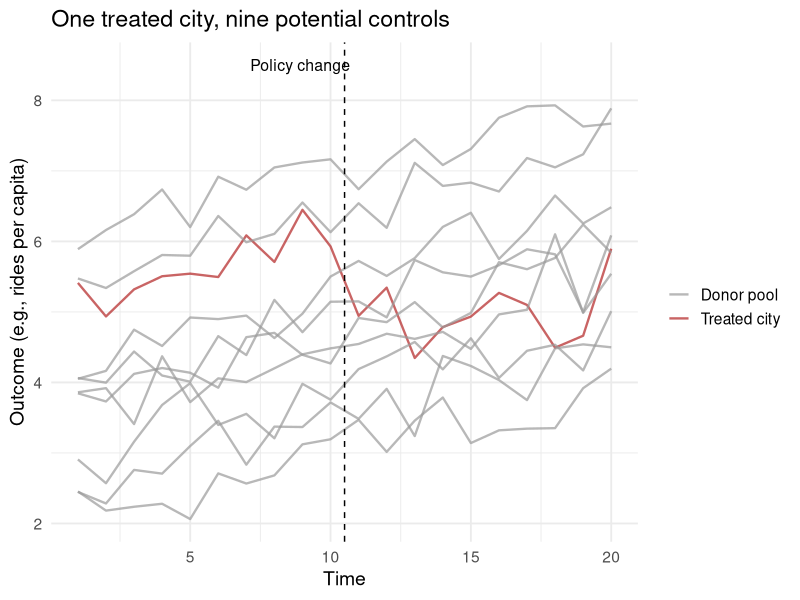
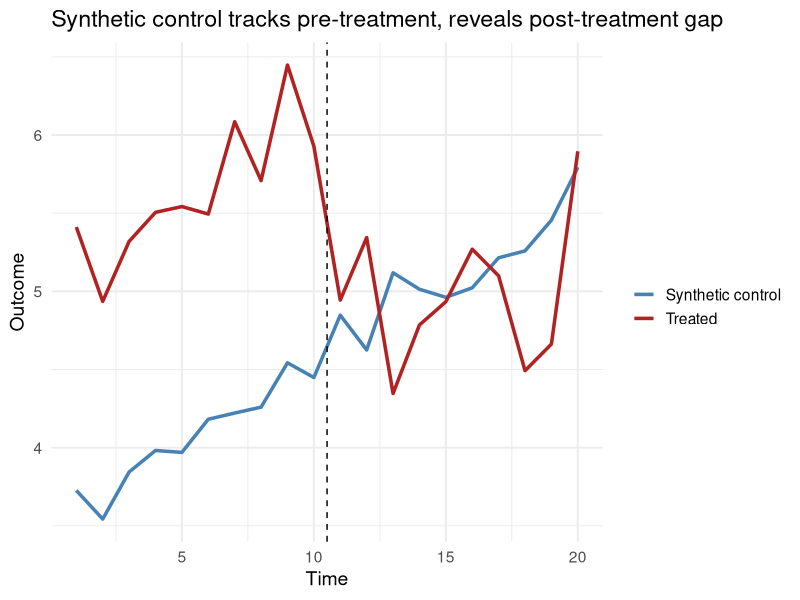
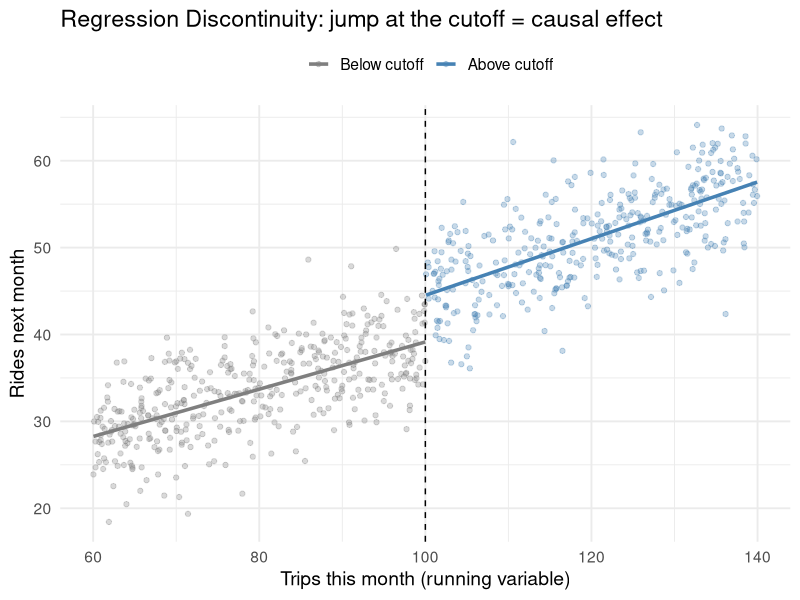
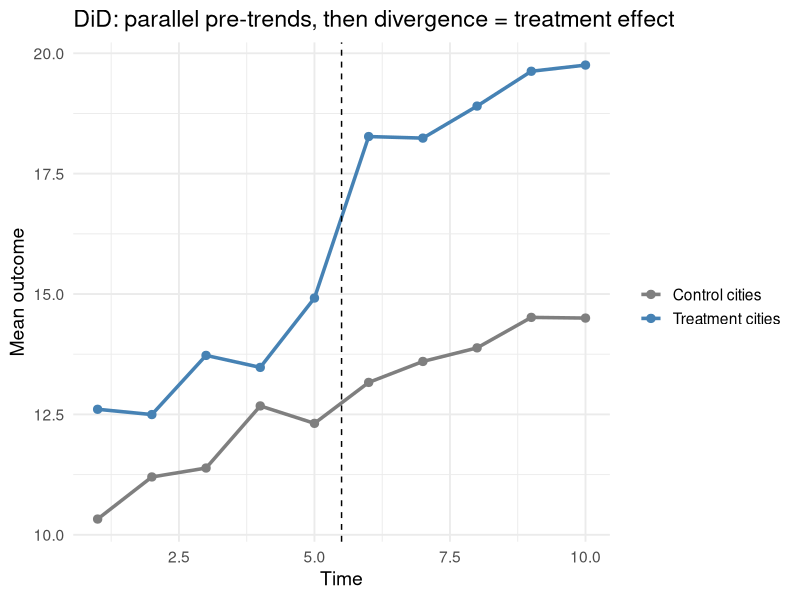
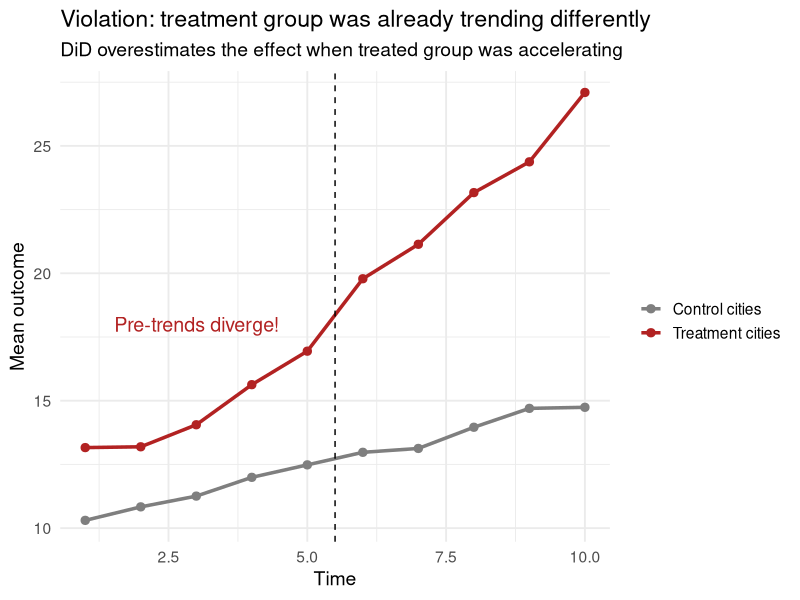
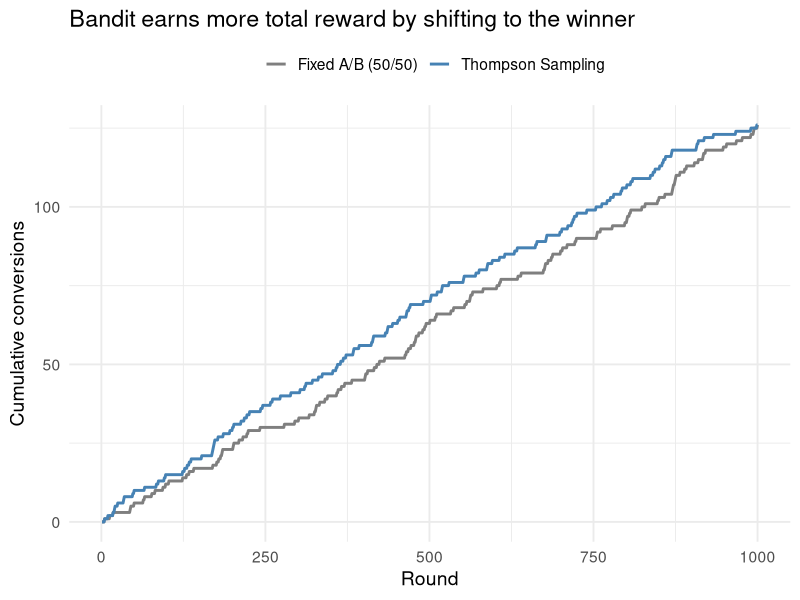
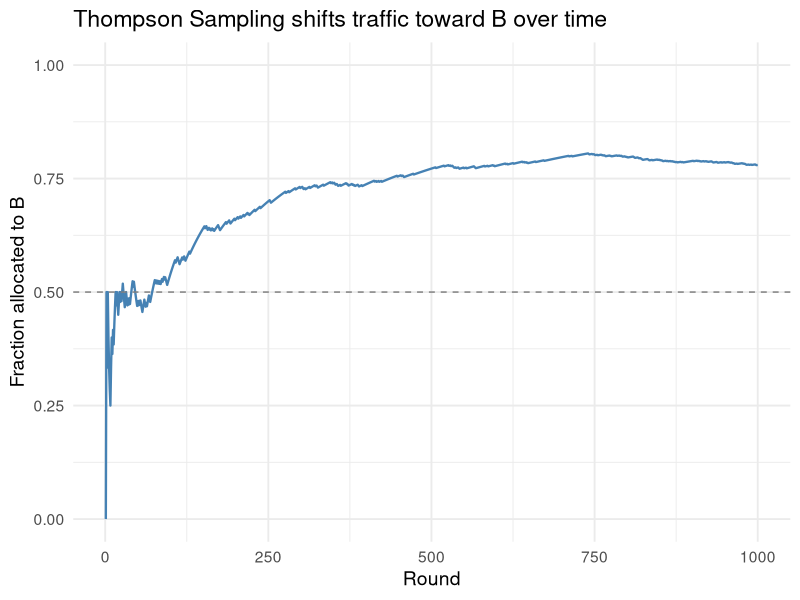
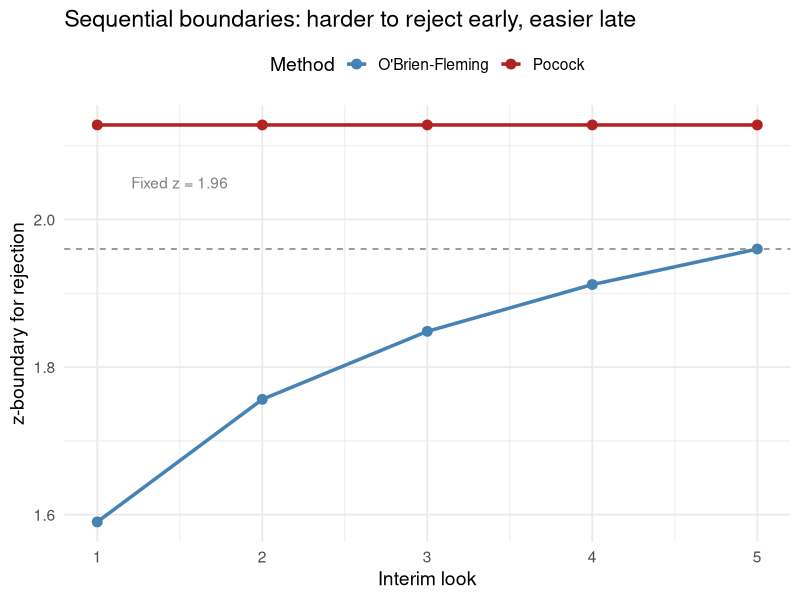

These charts were generated, in order, by the following R code:
## ---- chunk 1
knitr::opts_chunk$set(
  echo = TRUE, fig.align = "center",
  fig.width = 10, fig.height = 4.2, dpi = 150,
  message = FALSE, warning = FALSE
)
library(tidyverse)
theme_set(theme_minimal(base_size = 14))
set.seed(42)
## ---- chunk 2
# Simulate 10 cities, 20 time periods, treatment at t=11 for city 1
n_cities <- 10
n_time <- 20
treat_time <- 11

city_fe <- c(5, 3, 4, 6, 2, 3.5, 4.5, 5.5, 2.5, 3.8)
time_trend <- seq(0, 2, length.out = n_time)
synth_df <- expand_grid(city = 1:n_cities, time = 1:n_time) |>
  mutate(
    y_base = city_fe[city] + time_trend[time] + rnorm(n(), 0, 0.3),
    treated = (city == 1 & time >= treat_time),
    effect = if_else(treated, -1.5, 0),
    y = y_base + effect,
    city_label = if_else(city == 1, "Treated city", "Donor pool"),
    city_f = factor(city)
  )

ggplot(synth_df, aes(time, y, group = city_f, color = city_label)) +
  geom_line(alpha = 0.7, linewidth = 0.8) +
  geom_vline(xintercept = treat_time - 0.5, linetype = "dashed") +
  annotate("text", x = treat_time - 0.3, y = 8.5, label = "Policy change",
           hjust = 1, size = 4) +
  scale_color_manual(values = c("grey60", "firebrick")) +
  labs(title = "One treated city, nine potential controls",
       x = "Time", y = "Outcome (e.g., rides per capita)", color = "")
## ---- chunk 3
# Simple synthetic control via pre-treatment OLS
pre_data <- synth_df |> filter(time < treat_time)
pre_wide <- pre_data |>
  select(city, time, y) |>
  pivot_wider(names_from = city, values_from = y)

# Target: city 1. Donors: cities 2-10. Constrained regression (simplified)
y_target <- pre_wide$`1`
X_donors <- as.matrix(pre_wide[, 3:11])

# Non-negative least squares (simple projection + clamp)
raw_w <- coef(lm(y_target ~ X_donors - 1))
raw_w[is.na(raw_w) | raw_w < 0] <- 0
weights <- raw_w / sum(raw_w)

donor_names <- paste0("City ", 2:10)
keep <- weights > 0.01
w_df <- tibble(City = donor_names[keep],
               Weight = round(weights[keep], 3))
knitr::kable(w_df, caption = "Synthetic control weights (cities with w > 0.01)")
## ---- chunk 4
# Construct synthetic control outcome
post_wide <- synth_df |>
  select(city, time, y) |>
  pivot_wider(names_from = city, values_from = y)

synth_y <- as.matrix(post_wide[, 3:11]) %*% weights

sc_plot_df <- tibble(
  time = 1:n_time,
  Treated = post_wide$`1`,
  `Synthetic control` = as.numeric(synth_y)
) |> pivot_longer(-time, names_to = "Series", values_to = "y")

ggplot(sc_plot_df, aes(time, y, color = Series)) +
  geom_line(linewidth = 1.2) +
  geom_vline(xintercept = treat_time - 0.5, linetype = "dashed") +
  scale_color_manual(values = c("steelblue", "firebrick")) +
  labs(title = "Synthetic control tracks pre-treatment, reveals post-treatment gap",
       x = "Time", y = "Outcome", color = "")
## ---- chunk 5
n_rd <- 800
rd_df <- tibble(
  trips = runif(n_rd, 60, 140),
  above = trips >= 100,
  # True effect = 5 more rides next month for those above cutoff
  y = 40 + 0.3 * (trips - 100) + 5 * above + rnorm(n_rd, 0, 4)
)

ggplot(rd_df, aes(trips, y, color = above)) +
  geom_point(alpha = 0.3, size = 1.5) +
  geom_smooth(method = "lm", se = FALSE, linewidth = 1.2) +
  geom_vline(xintercept = 100, linetype = "dashed") +
  scale_color_manual(values = c("grey50", "steelblue"),
                     labels = c("Below cutoff", "Above cutoff")) +
  labs(title = "Regression Discontinuity: jump at the cutoff = causal effect",
       x = "Trips this month (running variable)",
       y = "Rides next month", color = "") +
  theme(legend.position = "top")
## ---- chunk 6
n_cities_did <- 20
n_time_did <- 10
treat_time_did <- 5

did_df <- expand_grid(city = 1:n_cities_did, time = 1:n_time_did) |>
  mutate(
    treated_group = city <= 10,
    post = time > treat_time_did,
    city_fe = if_else(treated_group, 2, 0),
    # Parallel trends hold
    y = 10 + city_fe + 0.5 * time + 3 * (treated_group & post) + rnorm(n(), 0, 1),
    Group = if_else(treated_group, "Treatment cities", "Control cities")
  )

did_means <- did_df |>
  group_by(Group, time) |>
  summarise(y = mean(y), .groups = "drop")

ggplot(did_means, aes(time, y, color = Group)) +
  geom_line(linewidth = 1.2) +
  geom_point(size = 2.5) +
  geom_vline(xintercept = treat_time_did + 0.5, linetype = "dashed") +
  scale_color_manual(values = c("grey50", "steelblue")) +
  labs(title = "DiD: parallel pre-trends, then divergence = treatment effect",
       x = "Time", y = "Mean outcome", color = "")
## ---- chunk 7
did_bad <- expand_grid(city = 1:n_cities_did, time = 1:n_time_did) |>
  mutate(
    treated_group = city <= 10,
    post = time > treat_time_did,
    city_fe = if_else(treated_group, 2, 0),
    # Non-parallel trends: treatment group was already accelerating
    trend = if_else(treated_group, 0.5 + 0.08 * time, 0.5),
    y = 10 + city_fe + trend * time + 1.5 * (treated_group & post) +
      rnorm(n(), 0, 1),
    Group = if_else(treated_group, "Treatment cities", "Control cities")
  )

did_bad_means <- did_bad |>
  group_by(Group, time) |>
  summarise(y = mean(y), .groups = "drop")

ggplot(did_bad_means, aes(time, y, color = Group)) +
  geom_line(linewidth = 1.2) +
  geom_point(size = 2.5) +
  geom_vline(xintercept = treat_time_did + 0.5, linetype = "dashed") +
  scale_color_manual(values = c("grey50", "firebrick")) +
  annotate("text", x = 3, y = 18, label = "Pre-trends diverge!",
           color = "firebrick", size = 5) +
  labs(title = "Violation: treatment group was already trending differently",
       subtitle = "DiD overestimates the effect when treated group was accelerating",
       x = "Time", y = "Mean outcome", color = "")
## ---- chunk 8
# Thompson Sampling bandit vs fixed A/B
n_rounds <- 1000
true_p <- c(A = 0.10, B = 0.13)  # B is better

# Fixed A/B
set.seed(42)
fixed_choices <- rep(c("A", "B"), each = n_rounds / 2) |> sample()
fixed_rewards <- rbinom(n_rounds, 1, true_p[fixed_choices])
fixed_cumrew <- cumsum(fixed_rewards)

# Thompson Sampling
ts_alpha <- c(A = 1, B = 1)
ts_beta <- c(A = 1, B = 1)
ts_rewards <- numeric(n_rounds)
ts_choices <- character(n_rounds)

for (i in 1:n_rounds) {
  theta <- c(rbeta(1, ts_alpha["A"], ts_beta["A"]),
             rbeta(1, ts_alpha["B"], ts_beta["B"]))
  choice <- c("A", "B")[which.max(theta)]
  reward <- rbinom(1, 1, true_p[choice])
  ts_alpha[choice] <- ts_alpha[choice] + reward
  ts_beta[choice] <- ts_beta[choice] + (1 - reward)
  ts_choices[i] <- choice
  ts_rewards[i] <- reward
}

ts_cumrew <- cumsum(ts_rewards)

bandit_plot <- tibble(
  round = rep(1:n_rounds, 2),
  cumulative_reward = c(fixed_cumrew, ts_cumrew),
  Method = rep(c("Fixed A/B (50/50)", "Thompson Sampling"), each = n_rounds)
)

ggplot(bandit_plot, aes(round, cumulative_reward, color = Method)) +
  geom_line(linewidth = 1) +
  scale_color_manual(values = c("grey50", "steelblue")) +
  labs(title = "Bandit earns more total reward by shifting to the winner",
       x = "Round", y = "Cumulative conversions", color = "") +
  theme(legend.position = "top")
## ---- chunk 9
ts_frac_b <- cumsum(ts_choices == "B") / 1:n_rounds

ggplot(tibble(round = 1:n_rounds, frac_B = ts_frac_b), aes(round, frac_B)) +
  geom_line(color = "steelblue", linewidth = 0.8) +
  geom_hline(yintercept = 0.5, linetype = "dashed", color = "grey50") +
  labs(title = "Thompson Sampling shifts traffic toward B over time",
       x = "Round", y = "Fraction allocated to B") +
  ylim(0, 1)
## ---- chunk 10
# Simulate A/A test (no true effect) with repeated peeking
n_sims <- 5000
n_obs <- 1000
peek_times <- seq(50, n_obs, by = 50)  # peek every 50 observations

set.seed(42)
ever_significant <- replicate(n_sims, {
  x <- rnorm(n_obs)  # A arm
  y <- rnorm(n_obs)  # B arm (same distribution = no effect)
  any(sapply(peek_times, function(k) {
    t.test(x[1:k], y[1:k])$p.value < 0.05
  }))
})

no_peek_sig <- replicate(n_sims, {
  x <- rnorm(n_obs)
  y <- rnorm(n_obs)
  t.test(x, y)$p.value < 0.05
})

tibble(
  Method = c("Fixed sample (test once)", "Peek every 50 obs"),
  `False positive rate` = c(mean(no_peek_sig), mean(ever_significant))
) |> knitr::kable(digits = 3)
## ---- chunk 11
# O'Brien-Fleming-like spending function (simplified)
n_looks <- 5
info_frac <- (1:n_looks) / n_looks
# Approximate OBF boundaries
obf_z <- qnorm(1 - 0.025 / sqrt(info_frac))
pocock_z <- rep(qnorm(1 - 0.025 / 1.5), n_looks)  # approximate

bounds_df <- tibble(
  Look = rep(1:n_looks, 2),
  info = rep(info_frac, 2),
  z_boundary = c(obf_z, pocock_z),
  Method = rep(c("O'Brien-Fleming", "Pocock"), each = n_looks)
)

ggplot(bounds_df, aes(Look, z_boundary, color = Method)) +
  geom_line(linewidth = 1.2) +
  geom_point(size = 3) +
  geom_hline(yintercept = 1.96, linetype = "dashed", color = "grey50") +
  annotate("text", x = 1.5, y = 2.05, label = "Fixed z = 1.96", color = "grey50") +
  scale_color_manual(values = c("steelblue", "firebrick")) +
  labs(title = "Sequential boundaries: harder to reject early, easier late",
       x = "Interim look", y = "z-boundary for rejection") +
  theme(legend.position = "top")
## ---- chunk 12
# Re-use synth data, relabel
sc_app <- tibble(
  week = 1:n_time,
  `Treated city` = post_wide$`1`,
  `Synthetic control` = as.numeric(synth_y)
) |> pivot_longer(-week, names_to = "Series", values_to = "rides")

ggplot(sc_app, aes(week, rides, color = Series)) +
  geom_line(linewidth = 1.2) +
  geom_vline(xintercept = treat_time - 0.5, linetype = "dashed") +
  annotate("text", x = 15, y = 5.5, label = "Surge ban\neffect",
           color = "firebrick", size = 4) +
  scale_color_manual(values = c("steelblue", "firebrick")) +
  labs(title = "Estimated effect of surge pricing ban",
       x = "Week", y = "Rides per capita", color = "")
## ---- chunk 13
# Simulate a sequential test with a real effect
set.seed(123)
n_per_week <- 5000
n_weeks <- 8
true_effect <- 0.02
base_rate <- 0.70

weekly_data <- tibble(week = 1:n_weeks) |>
  mutate(
    n_cum = n_per_week * week,
    control_conv = map_dbl(n_cum, ~ mean(rbinom(.x, 1, base_rate))),
    treat_conv = map_dbl(n_cum, ~ mean(rbinom(.x, 1, base_rate + true_effect))),
    diff = treat_conv - control_conv,
    se = sqrt(treat_conv * (1 - treat_conv) / n_cum +
                control_conv * (1 - control_conv) / n_cum),
    z_stat = diff / se,
    # O'Brien-Fleming boundary (approximate)
    obf_bound = qnorm(1 - 0.025 / sqrt(week / n_weeks)),
    reject = z_stat > obf_bound
  )

ggplot(weekly_data, aes(week)) +
  geom_line(aes(y = z_stat, color = "Test statistic"), linewidth = 1.2) +
  geom_point(aes(y = z_stat, color = "Test statistic"), size = 3) +
  geom_line(aes(y = obf_bound, color = "OBF boundary"), linewidth = 1,
            linetype = "dashed") +
  geom_point(aes(y = obf_bound, color = "OBF boundary"), size = 2) +
  scale_color_manual(values = c("firebrick", "steelblue")) +
  labs(title = "Sequential test: cross the boundary to reject",
       x = "Week", y = "z-statistic / boundary", color = "") +
  theme(legend.position = "top")
## ---- chunk 14
set.seed(42)
true_rates <- c(0.08, 0.12, 0.14, 0.11)  # $15 is best
arms <- paste0("$", c(5, 10, 15, 20))
n_rounds_b <- 2000
K <- length(true_rates)

# Thompson Sampling
alpha_ts <- rep(1, K)
beta_ts <- rep(1, K)
ts_arm <- integer(n_rounds_b)
ts_rew <- numeric(n_rounds_b)

for (i in 1:n_rounds_b) {
  draws <- rbeta(K, alpha_ts, beta_ts)
  chosen <- which.max(draws)
  reward <- rbinom(1, 1, true_rates[chosen])
  alpha_ts[chosen] <- alpha_ts[chosen] + reward
  beta_ts[chosen] <- beta_ts[chosen] + (1 - reward)
  ts_arm[i] <- chosen
  ts_rew[i] <- reward
}

alloc_df <- tibble(round = 1:n_rounds_b, arm = ts_arm) |>
  mutate(arm_label = arms[arm]) |>
  group_by(arm_label) |>
  mutate(cum_count = row_number()) |>
  ungroup()

alloc_summary <- alloc_df |>
  group_by(arm_label) |>
  summarise(n = n(), .groups = "drop") |>
  mutate(frac = n / sum(n))

ggplot(alloc_summary, aes(arm_label, frac, fill = arm_label)) +
  geom_col(show.legend = FALSE) +
  geom_text(aes(label = paste0(round(100 * frac), "%")), vjust = -0.5, size = 5) +
  scale_fill_brewer(palette = "Blues") +
  labs(title = "Thompson Sampling concentrates on the best arm ($15)",
       x = "Incentive level", y = "Fraction of traffic") +
  ylim(0, 0.7)
